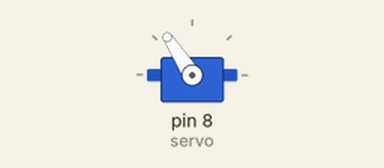
Simulated run of this sketch. Board: Arduino Uno, built with avr-gcc and run on an emulated ATmega328P. On the bench: servo.

Above: at 0.1 s.
Timing chart, 0 to 40.0 s (numbered marks = the images above):
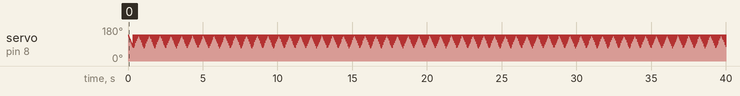

The sketch:

back_and_forth_example.ino
```cpp
#include <Servo.h>

Servo servo;

void setup() {
  servo.attach(8); // Attach to the servo on pin 9

}

void loop() {
  for (int i = 140; i >= 70; i--) {
    servo.write(i);

  }

  for (int i = 70; i <= 140; i++) {
    servo.write(i);
  }
}
```
